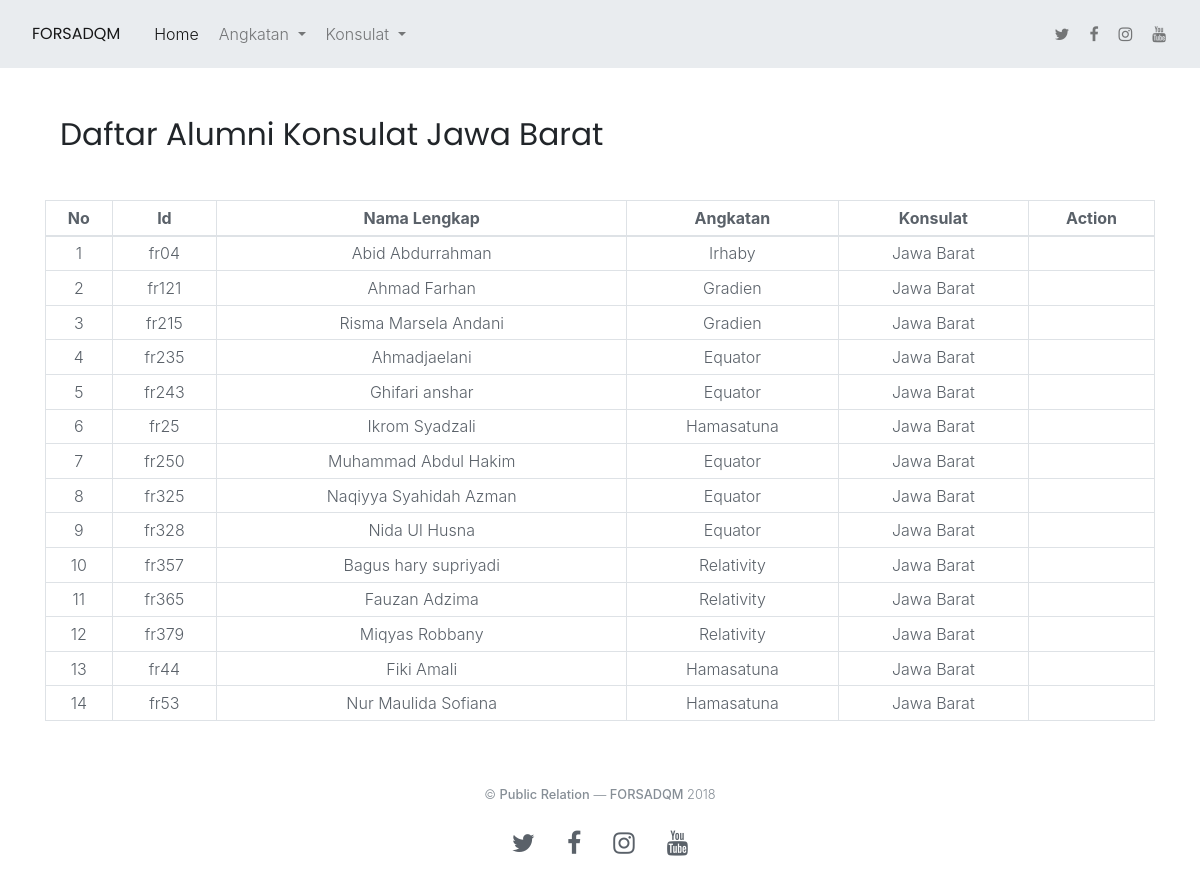
/index.php/konsulat/jabar, run on the app's committed database.
### tables this page shows
CREATE TABLE `t_alumni` (
  `id` varchar(5) NOT NULL,
  `nama` varchar(34) NOT NULL,
  `jk` varchar(6) NOT NULL,
  `tempat` varchar(33) DEFAULT NULL,
  `tgl` date DEFAULT NULL,
  `angkatan` int(11) NOT NULL,
  `status` varchar(28) DEFAULT NULL,
  `alamat` varchar(162) NOT NULL,
  `konsulat` int(11) NOT NULL,
  `hp` varchar(40) NOT NULL,
  `email` varchar(45) DEFAULT NULL,
  `sosmed` varchar(70) DEFAULT NULL,
  `profesi` varchar(62) NOT NULL,
  `pekerjaan` varchar(98) NOT NULL,
  `institusi` varchar(67) DEFAULT NULL,
  `fakultas` varchar(66) DEFAULT NULL,
  `kerja` varchar(37) DEFAULT NULL,
  `perusahaan` varchar(101) DEFAULT NULL,
  `riwayat` varchar(554) DEFAULT NULL,
  `prestasi` varchar(500) DEFAULT NULL,
  `liqo` varchar(5) DEFAULT NULL,
  `murobbi` varchar(426) DEFAULT NULL,
  `hp_murobbi` varchar(23) DEFAULT NULL,
  `alasan` varchar(174) DEFAULT NULL
);

CREATE TABLE `t_angkatan` (
  `id` int(11) NOT NULL,
  `nama` varchar(30) NOT NULL
);

CREATE TABLE `t_konsulat` (
  `id` int(11) NOT NULL,
  `nama` varchar(30) NOT NULL
);

### application/controllers/Konsulat.php (called while the page is built, shortened)
<?php
class Konsulat extends CI_Controller{
    function jabar(){
        $this->load->model('M_Forsadqm');
		$data['alumni']		= $this->M_Forsadqm->alumni()->result();
		$data['konsulat']	= $this->M_Forsadqm->konsulat()->result();
		$data['angkatan']	= $this->M_Forsadqm->angkatan()->result();
		$data['jabar'] 			= $this->db->get_where('t_alumni',array('konsulat'=>'5'))->result();
		$data['irhaby']			= $this->db->get_where('t_alumni',array('angkatan'=>'1'))->result();
		$data['hamasatuna']		= $this->db->get_where('t_alumni',array('angkatan'=>'2'))->result();
		$data['sirius']			= $this->db->get_where('t_alumni',array('angkatan'=>'3'))->result();
		$data['gradien']		= $this->db->get_where('t_alumni',array('angkatan'=>'4'))->result();
		$data['equator']		= $this->db->get_where('t_alumni',array('angkatan'=>'5'))->result();
		$data['relativity']		= $this->db->get_where('t_alumni',array('angkatan'=>'6'))->result();
		$this->load->view('layout/header');
		$this->load->view('konsulat/jabar',$data);
		$this->load->view('layout/footer');
    }
}
?>

### index.php (called while the page is built, shortened)
<?php
require_once BASEPATH.'core/CodeIgniter.php';

### application/models/M_Forsadqm.php (called while the page is built, shortened)
<?php
class M_Forsadqm extends CI_Model{
    function konsulat(){
        return $this->db->get('t_konsulat');
        return $query->result();
    }
    function angkatan(){
        return $this->db->get('t_angkatan');
        return $query->result();
    }
}
?>

### application/views/konsulat/jabar.php (the view)
<div id="" class="container mb-5 mt-5">
       <div class="section-title col-md-12 ml-auto mr-auto">
           <h3 class="mb-4">Daftar Alumni Konsulat Jawa Barat</h3>
       </div>
   </div>
   <div class="container">
       <table class="table table-sm table-bordered table-hover">
           <thead>
               <tr>
                   <th class="text-center">No</th>
                   <th class="text-center">Id</th>
                   <th class="text-center">Nama Lengkap</th>
                   <th class="text-center">Angkatan</th>
                   <th class="text-center">Konsulat</th>
                   <th class="text-center">Action</th>
               </tr>
           </thead>
           <tbody>
           <?php
           $no = 1;
           foreach($jabar as $a){ ?>
               <tr>
                   <td class="text-center"><?php echo $no++ ?></td>
                   <td class="text-center"><?php echo $a->id ?></td>
                   <td class="text-center"><?php echo $a->nama ?></td>
                   <td class="text-center">
                       <?php foreach($angkatan as $an){ ?>
                           <?php if($a->angkatan == $an->id): ?>
                               <?php echo $an->nama ?>
                           <?php endif; ?>
                       <?php } ?>
                   </td>
                   <td class="text-center">
                       <?php foreach($konsulat as $k){ ?>
                           <?php if($a->konsulat == $k->id): ?>
                               <?php echo $k->nama ?>
                           <?php endif; ?>
                       <?php } ?>
                   </td>
                   <td class="text-center"></td>
               </tr>
           <?php } ?>
           </tbody>
       </table>
   </div>

### data on the page
t_alumni: id "fr04", nama "Abid Abdurrahman"
t_angkatan: nama "Irhaby"
t_konsulat: nama "Jawa Barat"
t_alumni: id "fr121", nama "Ahmad Farhan"
t_angkatan: nama "Gradien"
t_alumni: id "fr215", nama "Risma Marsela Andani"
t_alumni: id "fr235", nama "Ahmadjaelani"
t_angkatan: nama "Equator"
t_alumni: id "fr243", nama "Ghifari anshar"
t_alumni: id "fr25", nama "Ikrom Syadzali"
t_angkatan: nama "Hamasatuna"
t_alumni: id "fr250", nama "Muhammad Abdul Hakim"
t_alumni: id "fr325", nama "Naqiyya Syahidah Azman"
t_alumni: id "fr328", nama "Nida Ul Husna"
t_alumni: id "fr357", nama "Bagus hary supriyadi"
t_angkatan: nama "Relativity"
t_alumni: id "fr365", nama "Fauzan Adzima"
t_alumni: id "fr379", nama "Miqyas Robbany"
t_alumni: id "fr44", nama "Fiki Amali"
t_alumni: id "fr53", nama "Nur Maulida Sofiana"
